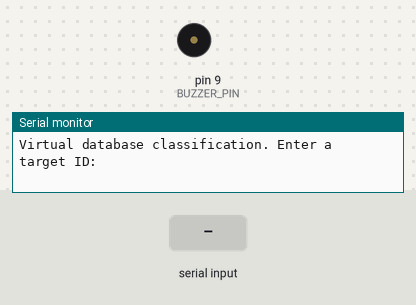
The sketch below on a simulated Arduino Nano, built with avr-gcc and run on an emulated ATmega328P. Shown: buzzer (waves = sounding), the last lines printed to the serial monitor. The test bench sets the inputs (shaded band).

Above: at 1.2 s.
1.3 s: "1\n" received over Serial
At 1.45 s:
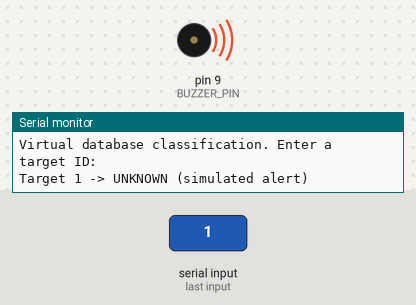
Timing chart, 0 to 4.3 s (numbered marks = the images above; inputs shaded):
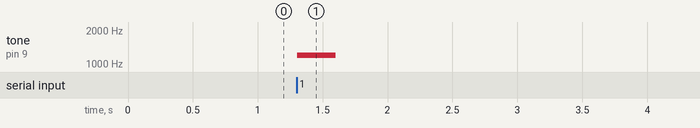

The sketch:

classification_sim.ino
```cpp
/*
 * Aircraft Detection Concept: Virtual Database Classification
 * -----------------------------------------------------------
 * Demonstrates the "virtual database" stage of the concept.
 * Type a simulated target ID into the Serial Monitor (9600 baud,
 * newline ending) and the system classifies it.
 *
 * Original experimental platform: Arduino Nano.
 *
 * The ID is supplied by the user. That is exactly the point: the physical
 * motion sensor cannot provide one (see README, "What the hardware can
 * actually do").
 */

const int BUZZER_PIN = 9;

// Simulated list of known / friendly IDs.
const char* const FRIENDLY_IDS[] = {
  "SIM-101",
  "SIM-204",
  "SIM-317"
};
const int FRIENDLY_COUNT = sizeof(FRIENDLY_IDS) / sizeof(FRIENDLY_IDS[0]);

bool isFriendly(const String& id) {
  for (int i = 0; i < FRIENDLY_COUNT; i++) {
    if (id.equalsIgnoreCase(FRIENDLY_IDS[i])) return true;
  }
  return false;
}

void setup() {
  Serial.begin(9600);
  pinMode(BUZZER_PIN, OUTPUT);
  Serial.println(F("Virtual database classification. Enter a target ID:"));
}

void loop() {
  if (!Serial.available()) return;

  String id = Serial.readStringUntil('\n');
  id.trim();
  if (id.length() == 0) return;

  Serial.print(F("Target "));
  Serial.print(id);

  if (isFriendly(id)) {
    Serial.println(F(" -> FRIENDLY (logged)"));
  } else {
    Serial.println(F(" -> UNKNOWN (simulated alert)"));
    tone(BUZZER_PIN, 1200, 300);
  }
}
```

Measured:
- after the input at 1.3 s, tone on pin 9 (BUZZER_PIN): silent → 1200 Hz at once, → silent 0.30 s later
